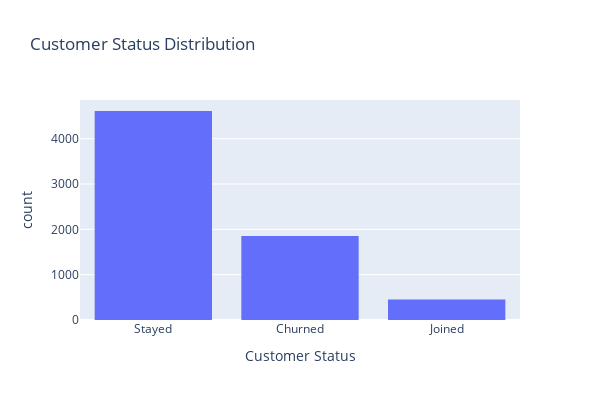

The code cell stored with this chart in its notebook:
### Markdown cell above
Total customer count is 6920, percentage of churned is 26.81% and active customer stands at 73.19%.
This shows major imbalance, as active customer is 3 times the churned

### Code cell
print("=" * 60)
print("TARGET ANALYSIS (CUSTOMER CHURN)")
print("=" * 60)

# Churn Distribution
fig = px.histogram(
    df, x="Customer Status",
    title="Customer Status Distribution",
    width=600,
    height=400
)
fig.show()

### Figure 1 — Plotly figure (JSON) as saved in the notebook; plotly's stock layout.template omitted (floating-point values rounded to 4 significant figures; data arrays with more than 128 entries replaced by an {"elided": "..."} marker saying what was removed)
{"data": [{"bingroup": "x", "hovertemplate": "Customer Status=%{x}<br>count=%{y}<extra></extra>", "legendgroup": "", "marker": {"color": "#636efa", "pattern": {"shape": ""}}, "name": "", "orientation": "v", "showlegend": false, "type": "histogram", "x": {"elided": "6920 str values"}, "xaxis": "x", "yaxis": "y"}], "layout": {"barmode": "relative", "height": 400, "legend": {"tracegroupgap": 0}, "title": {"text": "Customer Status Distribution"}, "width": 600, "xaxis": {"anchor": "y", "domain": [0, 1], "title": {"text": "Customer Status"}}, "yaxis": {"anchor": "x", "domain": [0, 1], "title": {"text": "count"}}}}
